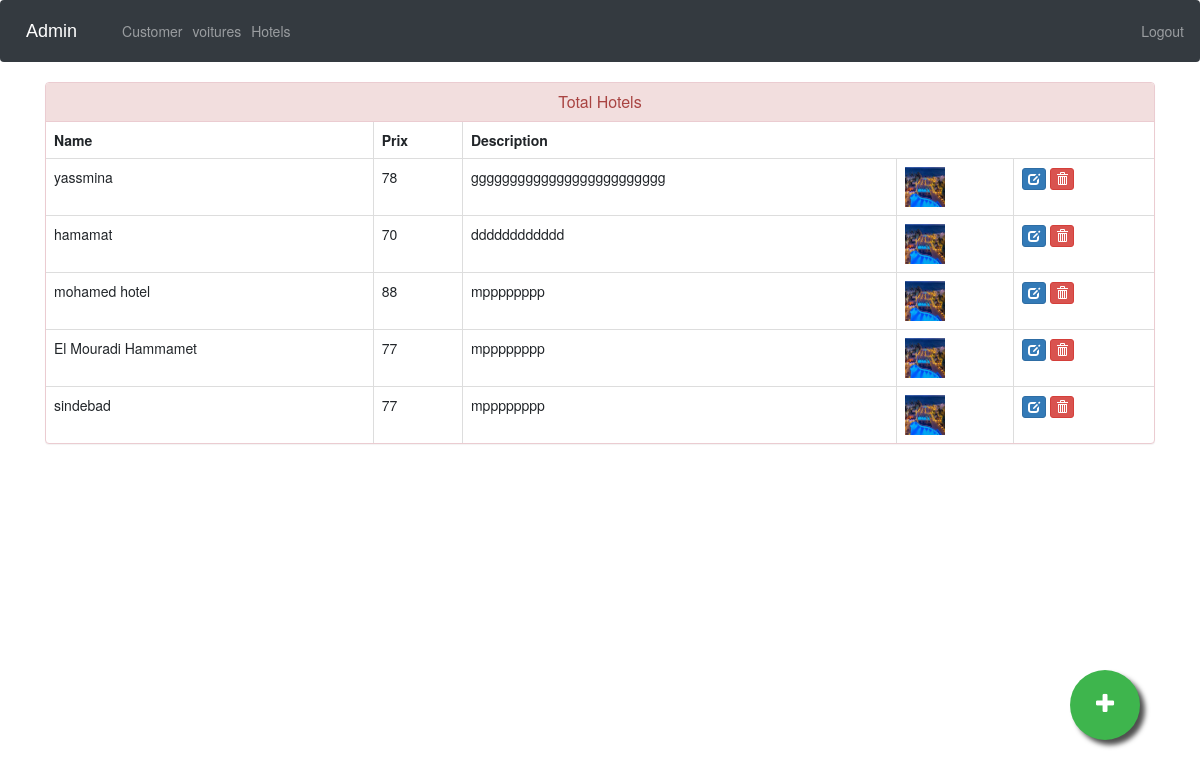
Screenshot of /hotels (signed in) with the database file from the repository.
### voyage/models.py (models this page shows, shortened)
class Hotel(models.Model):
    name=models.CharField(max_length=40)
    hotel_image= models.ImageField(upload_to='hotel_image/',null=True,blank=True)
    prix = models.PositiveIntegerField()
    description=models.CharField(max_length=40)

### voyage/views.py (the view)
# urls.py: path('hotels',views.admin_hotels_view,name='hotels'),
@login_required(login_url='adminlogin')
def admin_hotels_view(request):
    hotels=models.Hotel.objects.all()
    return render(request,'voyage/admin_hotels.html',{'hotels':hotels})

### templates/voyage/admin_hotels.html (shortened to what this page needs)
{% extends 'voyage/admin_base.html' %}
{% load static %}
{% block content %}
<head>
  <link href="//netdna.bootstrapcdn.com/bootstrap/3.0.0/css/bootstrap.min.css" rel="stylesheet" id="bootstrap-css">
</head>
<div class="container">
  <div class="panel panel-danger">
    <div class="panel-heading">
      <h6 class="panel-title">Total Hotels</h6>
    </div>
    <table class="table table-hover table-bordered" id="dev-table">
      <thead>
        <tr>
          <th>Name</th>
          <th>Prix</th>
          <th>Description</th>
        </tr>
      </thead>
      {% for p in hotels %}
  {% if p %}
      <tr>
        <td> {{p.name}}</td>
        <td>{{p.prix}}</td>
        <td>{{p.description}}</td>
        <td> <img src="{% static 'hotel_image/hotel.jpeg' %}" alt="hotel Pic" height="40px" width="40px" /></td>
        <td><a class="btn btn-primary btn-xs" href="{% url 'update-hotel' p.id  %}"><span class="glyphicon glyphicon-edit"></span></a>
          <a class="btn btn-danger btn-xs" href="{% url 'delete-hotel' p.id  %}"><span class="glyphicon glyphicon-trash"></span></a></td>
      </tr>
      {%else%}
      <br><br><br>
      <h1>No hotels!!</h1>
      {% endif %}
      {% endfor %}
    </table>
  </div>
</div>
<a href="/addhotels" class="float">
<i class="fa fa-plus my-float"></i>
</a>
{% endblock content %}

### templates/voyage/admin_base.html (style rules this page uses)
.fa { font-size: 23px; width: 60px; text-align: center; text-decoration: none; margin: 5px 2px; border-radius: 50%; }

### templates/voyage/admin_hotels.html (style rules this page uses)
a:link { text-decoration: none; }
h6 { text-align: center; }
.float { position:fixed; width:70px; height:70px; bottom:60px; right:60px; background-color:#3eb54d; color:#FFF; border-radius:50px; text-align:center; box-shadow: 5px 5px 5px #505050; }
.my-float { margin-top:22px; }

### rows the page displays
Hotel: name "yassmina", prix "78", description "ggggggggggggggggggggggggg"
Hotel: name "hamamat", prix "70", description "dddddddddddd"
Hotel: name "mohamed hotel", prix "88", description "mpppppppp"
Hotel: name "El Mouradi Hammamet", prix "77", description "mpppppppp"
Hotel: name "sindebad", prix "77", description "mpppppppp"
